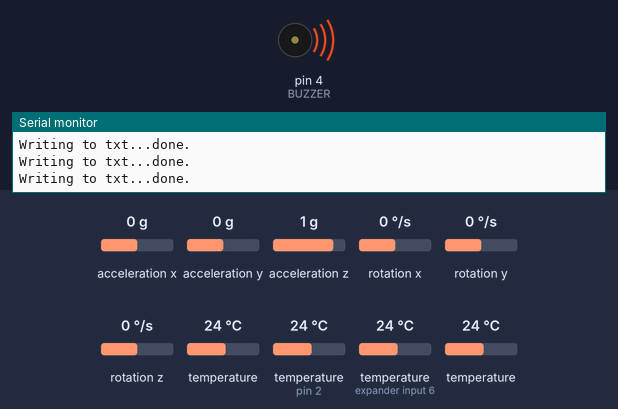
Simulated run of this sketch. Board: Arduino Uno, built with avr-gcc and run on an emulated ATmega328P. Shown: buzzer (waves = sounding, pin HIGH), the last lines printed to the serial monitor. The inputs (shaded band) are chosen by the test bench; at power-on: acceleration x 0 g, acceleration y 0 g, acceleration z 1 g, rotation x 0 °/s, rotation y 0 °/s, rotation z 0 °/s, temperature 24 °C, temperature (sensors on pin 2, expander input 6) 24 °C. Storage starts empty.

Above: at 0.24 s.
At 1.7 s:
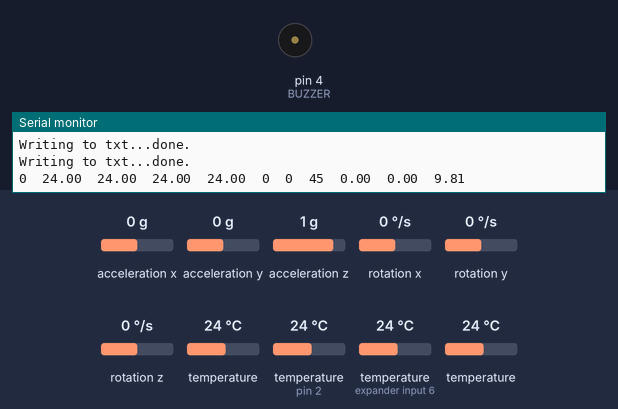
Timing chart, 0 to 7.2 s (numbered marks = the images above):
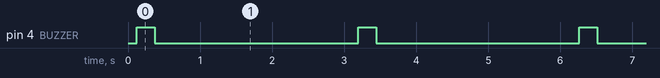

The sketch:

flight_3_THERMO.ino
```cpp
#include <SPI.h>
#include <SD.h>
#include <OneWire.h>
#include <DallasTemperature.h>
#include <Wire.h>
#include <MPU6050.h>

MPU6050 mpu;

//SD Definitions
#define SD_SS         10
#define SD_ChipSelect 10

//TC Definitions
#define ONE_WIRE_BUS 2
#define TEMPERATURE_PRECISION 9

//CMB DEFINITIONS
#define BUZZER    4

//VARIABLES
int timeDelay = 2000+15; //ms
unsigned long timer = millis();
String FileName = "data.txt";


//OBJECTS
File myFile;
OneWire oneWire(ONE_WIRE_BUS);
DallasTemperature sensors(&oneWire);
DeviceAddress TC0,TC1,TC2;

void setup() {
  // put your setup code here, to run once:
  Serial.begin(9600);

  pinMode(SD_SS,OUTPUT);
  pinMode(BUZZER, OUTPUT);


  SD_Initialize();  //INITIALIZE SD CARD
  gyro_Initialize(); //INITIALIZE GYRO
  TC_Initialize(); //INITIALIZE TC'S

  String full_STR = "Time \t TCi \t TC1 \t TC2 \t TC3 \t Pitch \t Yaw \t Roll \t xAxis \t yAxis \t zAxis";
  SD_Write(full_STR);

}

void loop() {
  //Update time
  timer = millis();
  Beep();
  //Pull temperature from TC's
  sensors.requestTemperatures();

  //get temp
  String Ti = String ( (float) mpu.readTemperature());
  String T0 = String( (float) get_Temperature(TC0));
  String T1 = String( (float) get_Temperature(TC1));
  String T2 = String( (float) get_Temperature(TC2));

  //get gyro
  Vector normAccel = mpu.readNormalizeAccel();

  int pitch = -(atan2(normAccel.XAxis, sqrt(normAccel.YAxis*normAccel.YAxis + normAccel.ZAxis*normAccel.ZAxis))*180.0)/M_PI;
  int roll = (atan2(normAccel.YAxis, normAccel.ZAxis)*180.0)/M_PI;
  int yaw = (atan2(normAccel.ZAxis, sqrt(normAccel.XAxis*normAccel.XAxis + normAccel.ZAxis*normAccel.ZAxis))*180.0)/M_PI;


  //write data
  String full_STR = String(timer/1000) + "\t"
    + Ti + "\t" + T0 + "\t" + T1 + "\t" + T2 + "\t"
    + String(pitch) + "\t" + String(roll) + "\t" + String(yaw)+ "\t"
    + String(normAccel.XAxis) + "\t" + String(normAccel.YAxis) + "\t" + String(normAccel.ZAxis);
  SD_Write(full_STR);
  Serial.println(full_STR);
  delay(timeDelay);
}

void TC_Initialize(){
  sensors.begin();
    if (!sensors.getAddress(TC0, 0)) Serial.println(F("TC: Unable to find address for Device 0"));
    if (!sensors.getAddress(TC1, 1)) Serial.println(F("TC: Unable to find address for Device 1"));
    if (!sensors.getAddress(TC2, 2)) Serial.println(F("TC: Unable to find address for Device 2"));

}

void gyro_Initialize(){
  while(!mpu.begin(MPU6050_SCALE_2000DPS, MPU6050_RANGE_2G))
  {
    Serial.println("Could not find a valid MPU6050 sensor, check wiring!");
  }
}

void SD_Initialize(){
  pinMode(SD_SS,OUTPUT);

  if (!SD.begin(SD_ChipSelect)) {
    Serial.println(F("SD INIT FAILED"));
    while (1);
  }

  SD_Write("McGill University - INTERSTELLAR HAB");
  SD_Write("IN-STELLAR MARK 8 - STAGE THERMO");
  SD_Write(__DATE__);
}

void SD_Write(String arg){

  // open the file. note that only one file can be open at a time,
  // so you have to close this one before opening another.
  myFile = SD.open(FileName, FILE_WRITE);

  // if the file opened okay, write to it:
  if (myFile) {
    Serial.print(F("Writing to txt..."));
    myFile.println(arg);
    // close the file:
    myFile.close();
    Serial.println(F("done."));
  } else {
    // if the file didn't open, print an error:
    Serial.println(F("error opening txt"));
  }
}

float get_Temperature(DeviceAddress deviceAddress){
  return sensors.getTempC(deviceAddress);
}

void Beep(){
  digitalWrite(BUZZER, HIGH);
  delay(250);
  digitalWrite(BUZZER, LOW);
}
```

Measured:
- by itself, pin 4 (BUZZER): alternates HIGH for 0.25 s and LOW for 2.8 s
